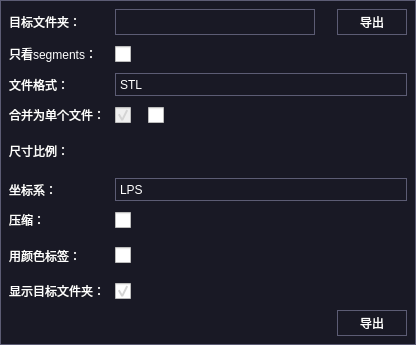
<?xml version="1.0" encoding="UTF-8"?>
<ui version="4.0">
 <class>qMRMLSegmentationFileExportWidget</class>
 <widget class="qMRMLWidget" name="qMRMLSegmentationFileExportWidget">
  <property name="geometry">
   <rect>
    <x>0</x>
    <y>0</y>
    <width>416</width>
    <height>345</height>
   </rect>
  </property>
  <property name="maximumSize">
   <size>
    <width>425</width>
    <height>16777215</height>
   </size>
  </property>
  <property name="windowTitle">
   <string>qMRMLSegmentationFileExportWidget</string>
  </property>
  <property name="styleSheet">
   <string notr="true">QComboBox {
	color: rgb(255, 255, 255);
    background: #191925;
	border: 1px solid #5c5c74;
	font: 10pt &quot;Microsoft YaHei&quot;;
	height:21px;
}

QComboBox QAbstractItemView {
    outline: 0px solid gray;     
    color: rgb(255, 255, 255);
    background-color: rgb(60, 60, 90);   
    selection-background-color: rgb(105, 135, 213);  
}

QComboBox QAbstractItemView::item:hover {
    color: rgb(255, 255, 255);
    background-color: rgb(105, 135, 213);
}

QComboBox QAbstractItemView::item:selected {
    color: rgb(255, 255, 255);
    background-color: rgb(105, 135, 213);
}

QComboBox:hover{
	background-color: rgb(105, 135, 213);
}

QComboBox::drop-down {
	subcontrol-origin: padding;
    subcontrol-position: top right;
    /*width: 20px;*/
 	
    /*border-left-width: 1px;
    border-left-color: darkgray;
    border-left-style: solid;*/ /* just a single line */
    border-top-right-radius: 3px; /* same radius as the QComboBox */
    border-bottom-right-radius: 3px;
}

QComboBox::down-arrow {
	image: url(:/Icons/comboBoxDown1.png);
}

QDoubleSpinBox {
	/* 为箭头保留空间 */
	/*padding-right:20px;*/
	background: #1a1a26;
	border: 1px solid #5c5c74;
	color: rgb(255, 255, 255);
	min-height:21px;
	max-height:21px;
}

/* 向上按钮 */
QDoubleSpinBox::up-button {
	subcontrol-origin:border;
	subcontrol-position:top right;
	width:16px;
	border-width:1px;
}

QDoubleSpinBox::up-button:hover {
	background-color: rgb(105, 135, 213);
}

QDoubleSpinBox::down-button {
	subcontrol-origin:border;
	subcontrol-position:bottom right;
	width:16px;
	border-width:1px;
	border-top-width:0;
}

/* 向下按钮 */
QDoubleSpinBox::down-button:hover {
	background-color: rgb(105, 135, 213);
}

/* 向下按钮里的小箭头 */
QDoubleSpinBox::down-arrow {
	image:url(:/Icons/SpinboxDown.png);
	width:7px;
	height:4px;
}

/* 向上按钮里的小箭头 */
QDoubleSpinBox::up-arrow {
	image:url(:/Icons/SpinboxUp.png);
	width:7px;
	height:4px;
}

QCheckBox {
	color: rgb(255, 255, 255);
    spacing: 7px;/*复选框文本与勾选框（就是左边的勾选小框框，自己瞎叫的）的距离*/
}

QCheckBox::indicator {
    width: 16px;/*勾选框的大小*/
    height: 16px;
}
/*勾选框未选中时的图像*/
QCheckBox::indicator:unchecked {
    image: url(:/Icons/CheckBoxImage1.png);
}

/*勾选框选中时的图像*/
QCheckBox::indicator:checked {
    image: url(:/Icons/CheckBoxImage.png);
}

QWidget#widget{
	background-color: #191925;
	border: 1px solid #5c5c74;
}

QWidget{
	color: #ffffff;
	font: 10pt &quot;Microsoft YaHei&quot;;
}</string>
  </property>
  <layout class="QVBoxLayout" name="verticalLayout">
   <property name="spacing">
    <number>0</number>
   </property>
   <property name="leftMargin">
    <number>0</number>
   </property>
   <property name="topMargin">
    <number>0</number>
   </property>
   <property name="rightMargin">
    <number>0</number>
   </property>
   <property name="bottomMargin">
    <number>0</number>
   </property>
   <item>
    <widget class="QWidget" name="widget" native="true">
     <layout class="QGridLayout" name="gridLayout">
      <property name="spacing">
       <number>10</number>
      </property>
      <item row="0" column="0">
       <widget class="QLabel" name="DestinationFoldeLabel">
        <property name="text">
         <string>目标文件夹：</string>
        </property>
       </widget>
      </item>
      <item row="0" column="1">
       <layout class="QHBoxLayout" name="HorizontalLayout">
        <property name="topMargin">
         <number>0</number>
        </property>
        <item>
         <widget class="ctkDirectoryButton" name="DestinationFolderButton" native="true">
          <property name="minimumSize">
           <size>
            <width>200</width>
            <height>0</height>
           </size>
          </property>
          <property name="maximumSize">
           <size>
            <width>240</width>
            <height>16777215</height>
           </size>
          </property>
          <property name="focusPolicy">
           <enum>Qt::TabFocus</enum>
          </property>
          <property name="styleSheet">
           <string notr="true">QWidget{
	background: #191925;
	border: 1px solid #5c5c74;
}</string>
          </property>
         </widget>
        </item>
        <item>
         <spacer name="horizontalSpacer_2">
          <property name="orientation">
           <enum>Qt::Horizontal</enum>
          </property>
          <property name="sizeHint" stdset="0">
           <size>
            <width>40</width>
            <height>20</height>
           </size>
          </property>
         </spacer>
        </item>
        <item>
         <widget class="QToolButton" name="ShowDestinationFolderButton">
          <property name="toolTip">
           <string>Browse to destination folder</string>
          </property>
          <property name="styleSheet">
           <string notr="true">QToolButton{ 
	font: 10pt 'Microsoft YaHei';
	min-width: 68; 
	min-height: 24;
	max-width: 68; 
	max-height: 24;
	background: #191925; 
	border: 1px solid #5c5c74;
}

QToolButton:hover{
	background-color: #5C5C74;
}</string>
          </property>
          <property name="text">
           <string>导出</string>
          </property>
         </widget>
        </item>
       </layout>
      </item>
      <item row="1" column="0">
       <widget class="QLabel" name="VisibleSegmentsOnlyLabel">
        <property name="text">
         <string>只看segments：</string>
        </property>
       </widget>
      </item>
      <item row="1" column="1">
       <widget class="QCheckBox" name="VisibleSegmentsOnlyCheckBox">
        <property name="sizePolicy">
         <sizepolicy hsizetype="Expanding" vsizetype="Fixed">
          <horstretch>0</horstretch>
          <verstretch>0</verstretch>
         </sizepolicy>
        </property>
        <property name="toolTip">
         <string>Only export those segments that are currently visible.</string>
        </property>
        <property name="text">
         <string/>
        </property>
       </widget>
      </item>
      <item row="2" column="0">
       <widget class="QLabel" name="FileFormatLabel">
        <property name="text">
         <string>文件格式：</string>
        </property>
       </widget>
      </item>
      <item row="2" column="1">
       <widget class="QComboBox" name="FileFormatComboBox">
        <property name="styleSheet">
         <string notr="true"/>
        </property>
        <item>
         <property name="text">
          <string>STL</string>
         </property>
        </item>
        <item>
         <property name="text">
          <string>OBJ</string>
         </property>
        </item>
        <item>
         <property name="text">
          <string>NRRD</string>
         </property>
        </item>
        <item>
         <property name="text">
          <string>NIFTI</string>
         </property>
        </item>
       </widget>
      </item>
      <item row="3" column="0">
       <widget class="QLabel" name="MergeIntoSingleFileLabel">
        <property name="text">
         <string>合并为单个文件：</string>
        </property>
       </widget>
      </item>
      <item row="3" column="1">
       <layout class="QHBoxLayout" name="horizontalLayout">
        <item>
         <widget class="QCheckBox" name="MergeIntoSingleOBJFileCheckBox">
          <property name="enabled">
           <bool>false</bool>
          </property>
          <property name="toolTip">
           <string>Export all segments to a single OBJ file. It is always enabled for OBJ files, as segments can be distinguished based on their material.</string>
          </property>
          <property name="text">
           <string/>
          </property>
          <property name="checked">
           <bool>true</bool>
          </property>
         </widget>
        </item>
        <item>
         <widget class="QCheckBox" name="MergeIntoSingleSTLFileCheckBox">
          <property name="sizePolicy">
           <sizepolicy hsizetype="Expanding" vsizetype="Fixed">
            <horstretch>0</horstretch>
            <verstretch>0</verstretch>
           </sizepolicy>
          </property>
          <property name="toolTip">
           <string>Export all segments to a single output STL file.</string>
          </property>
          <property name="text">
           <string/>
          </property>
         </widget>
        </item>
       </layout>
      </item>
      <item row="4" column="0">
       <widget class="QLabel" name="SizeScaleLabel">
        <property name="text">
         <string>尺寸比例：</string>
        </property>
       </widget>
      </item>
      <item row="4" column="1">
       <widget class="ctkDoubleSpinBox" name="SizeScaleSpinBox" native="true">
        <property name="focusPolicy">
         <enum>Qt::TabFocus</enum>
        </property>
        <property name="toolTip">
         <string>Adjust the exported model size. Point coordinates in the exported model will be multiplied by this number. By default Slicer uses millimeter unit for coordinates.</string>
        </property>
        <property name="decimals" stdset="0">
         <number>3</number>
        </property>
        <property name="minimum" stdset="0">
         <double>0.000001000000000</double>
        </property>
        <property name="maximum" stdset="0">
         <double>1000000.000000000000000</double>
        </property>
        <property name="singleStep" stdset="0">
         <double>0.100000000000000</double>
        </property>
        <property name="value" stdset="0">
         <double>1.000000000000000</double>
        </property>
       </widget>
      </item>
      <item row="5" column="0">
       <widget class="QLabel" name="CoordinateSystemLabel">
        <property name="text">
         <string>坐标系：</string>
        </property>
       </widget>
      </item>
      <item row="5" column="1">
       <widget class="QComboBox" name="CoordinateSystemComboBox">
        <property name="toolTip">
         <string>Output model XYZ axes are mapped to LPS (left-posterior-superior) or RAS (right-anterior-superior) patient axis directions. LPS is used more commonly.</string>
        </property>
        <property name="styleSheet">
         <string notr="true"/>
        </property>
        <item>
         <property name="text">
          <string>LPS</string>
         </property>
        </item>
        <item>
         <property name="text">
          <string>RAS</string>
         </property>
        </item>
       </widget>
      </item>
      <item row="6" column="0">
       <widget class="QLabel" name="UseCompressionLabel">
        <property name="text">
         <string>压缩：</string>
        </property>
       </widget>
      </item>
      <item row="6" column="1">
       <widget class="QCheckBox" name="UseCompressionCheckBox">
        <property name="text">
         <string/>
        </property>
       </widget>
      </item>
      <item row="7" column="0">
       <widget class="QLabel" name="UseColorTableValuesLabel">
        <property name="text">
         <string>用颜色标签：</string>
        </property>
       </widget>
      </item>
      <item row="7" column="1">
       <layout class="QHBoxLayout" name="ColorTableLayout">
        <item>
         <widget class="QCheckBox" name="UseColorTableValuesCheckBox">
          <property name="text">
           <string/>
          </property>
         </widget>
        </item>
        <item>
         <widget class="qMRMLNodeComboBox" name="ColorTableNodeSelector" native="true">
          <property name="nodeTypes" stdset="0">
           <stringlist>
            <string>vtkMRMLColorTableNode</string>
           </stringlist>
          </property>
          <property name="noneEnabled" stdset="0">
           <bool>false</bool>
          </property>
          <property name="addEnabled" stdset="0">
           <bool>false</bool>
          </property>
          <property name="removeEnabled" stdset="0">
           <bool>false</bool>
          </property>
         </widget>
        </item>
       </layout>
      </item>
      <item row="8" column="0">
       <widget class="QLabel" name="ShowDestinationFolderOnExportCompleteLabel">
        <property name="text">
         <string>显示目标文件夹：</string>
        </property>
       </widget>
      </item>
      <item row="8" column="1">
       <widget class="QCheckBox" name="ShowDestinationFolderOnExportCompleteCheckBox">
        <property name="sizePolicy">
         <sizepolicy hsizetype="Expanding" vsizetype="Fixed">
          <horstretch>0</horstretch>
          <verstretch>0</verstretch>
         </sizepolicy>
        </property>
        <property name="toolTip">
         <string>Open destination folder when export is completed.</string>
        </property>
        <property name="text">
         <string/>
        </property>
        <property name="checked">
         <bool>true</bool>
        </property>
       </widget>
      </item>
      <item row="9" column="0" colspan="2">
       <layout class="QHBoxLayout" name="horizontalLayout_2">
        <item>
         <spacer name="horizontalSpacer">
          <property name="orientation">
           <enum>Qt::Horizontal</enum>
          </property>
          <property name="sizeHint" stdset="0">
           <size>
            <width>40</width>
            <height>20</height>
           </size>
          </property>
         </spacer>
        </item>
        <item>
         <widget class="QPushButton" name="ExportToFilesButton">
          <property name="maximumSize">
           <size>
            <width>70</width>
            <height>26</height>
           </size>
          </property>
          <property name="styleSheet">
           <string notr="true">QPushButton{ 
	font: 10pt 'Microsoft YaHei';
	min-width: 68; 
	min-height: 24;
	max-width: 68; 
	max-height: 24;
	background: #191925; 
	border: 1px solid #5c5c74;
}

QPushButton:hover{
	background-color: #5C5C74;
}</string>
          </property>
          <property name="text">
           <string>导出</string>
          </property>
         </widget>
        </item>
       </layout>
      </item>
     </layout>
    </widget>
   </item>
  </layout>
 </widget>
 <customwidgets>
  <customwidget>
   <class>qMRMLNodeComboBox</class>
   <extends>QWidget</extends>
   <header>qMRMLNodeComboBox.h</header>
   <container>1</container>
  </customwidget>
  <customwidget>
   <class>qMRMLWidget</class>
   <extends>QWidget</extends>
   <header>qMRMLWidget.h</header>
   <container>1</container>
  </customwidget>
  <customwidget>
   <class>ctkDoubleSpinBox</class>
   <extends>QWidget</extends>
   <header>ctkDoubleSpinBox.h</header>
  </customwidget>
  <customwidget>
   <class>ctkDirectoryButton</class>
   <extends>QWidget</extends>
   <header>ctkDirectoryButton.h</header>
  </customwidget>
 </customwidgets>
 <tabstops>
  <tabstop>DestinationFolderButton</tabstop>
  <tabstop>ShowDestinationFolderButton</tabstop>
  <tabstop>FileFormatComboBox</tabstop>
  <tabstop>SizeScaleSpinBox</tabstop>
  <tabstop>CoordinateSystemComboBox</tabstop>
  <tabstop>ExportToFilesButton</tabstop>
 </tabstops>
 <resources>
  <include location="../../../../../../Base/QTGUI/Resources/qSlicerBaseQTGUI.qrc"/>
 </resources>
 <connections>
  <connection>
   <sender>qMRMLSegmentationFileExportWidget</sender>
   <signal>mrmlSceneChanged(vtkMRMLScene*)</signal>
   <receiver>ColorTableNodeSelector</receiver>
   <slot>setMRMLScene(vtkMRMLScene*)</slot>
   <hints>
    <hint type="sourcelabel">
     <x>169</x>
     <y>122</y>
    </hint>
    <hint type="destinationlabel">
     <x>281</x>
     <y>200</y>
    </hint>
   </hints>
  </connection>
 </connections>
</ui>
